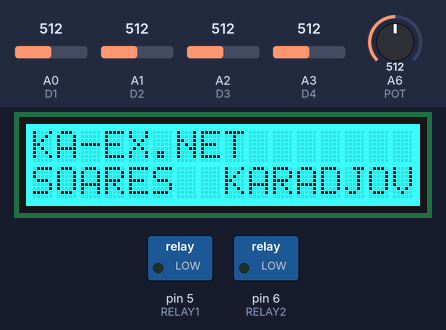
Simulated run of this sketch. Board: Arduino Nano, built with avr-gcc and run on an emulated ATmega328P. On the bench: 16×2 character LCD, switched loads named in the sketch (green lamp = pin HIGH). The test bench sets the inputs (shaded band); at power-on: A0 (D1) = 512, A1 (D2) = 512, A2 (D3) = 512, A3 (D4) = 512, A6 (POT) = 512. What the sketch prints to the serial monitor is not drawn.

Above: at 0.1 s.
At 1.2 s:
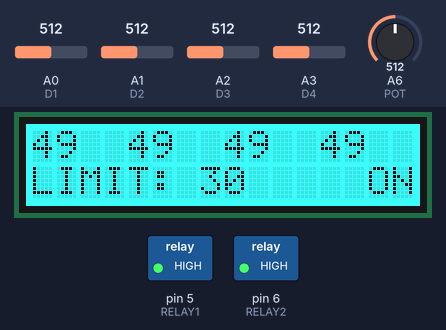
At 16.2 s:
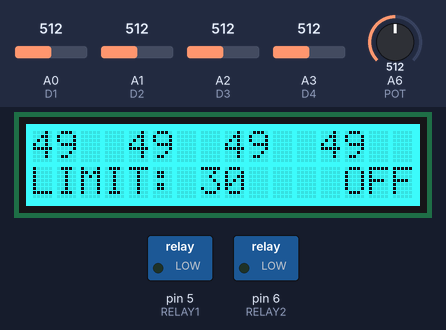
Timing chart, 0 to 126.8 s (numbered marks = the images above):
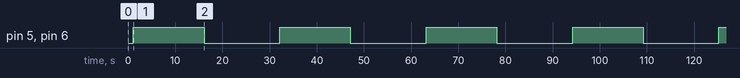

Measured:
- by itself, pin 5 (RELAY1), pin 6 (RELAY2): alternates HIGH for 15.0 s and LOW for 16.0 s
- what the display in image 1 shows lasts 15.0 s, from 1.1 s to 16.1 s

The sketch:

Smoking_system.ino
```cpp
#include <Wire.h>
#include <rgb_lcd.h>

#define RELAY1 5
#define RELAY2 6

#define D1 A0
#define D2 A1
#define D3 A2
#define D4 A3

#define POT A6

int offset = 0;
int pot_val = 0;
int pot_end = 0;

boolean s = false;

//LCD
rgb_lcd lcd;
const int colorR = 0;
const int colorG = 255;
const int colorB = 255;

void setup() {
  //SERIAL
  Serial.begin(9600);
  //DISPLAY
  Wire.begin();// Activate I2C
  //display
  lcd.begin(16,2);
  lcd.setRGB(colorR,colorG,colorB);
  lcd.setCursor(0,0);
  lcd.print("KA-EX.NET");
  lcd.setCursor(0,1);
  lcd.print("SOARES  KARADJOV");
  delay(1000);
  lcd.clear();
  //RELAYS
  pinMode(RELAY1,OUTPUT);
  pinMode(RELAY2,OUTPUT);
}

void loop() {

  int val1 = analogRead(D1);
  int val2 = analogRead(D2);
  int val3 = analogRead(D3);
  int val4 = analogRead(D4);

  pot_val = analogRead(POT);

  Serial.print("POT:");
  Serial.println(pot_val);

  pot_end = map(pot_val,0,1023,1,60);

  int val11 = map(val1,0,1023,0,99);
  int val22 = map(val2,0,1023,0,99);
  int val33 = map(val3,0,1023,0,99);
  int val44 = map(val4,0,1023,0,99);

  int limit = offset + pot_end;

  Serial.print("D1:");
  Serial.print(val1);
  Serial.print(" - ");
  Serial.println(val11);

  lcd.setCursor(0,0);
  if (val11 < 10) {
    lcd.print(" ");
  }
  lcd.print(val11);

  Serial.print("D2:");
  Serial.print(val2);
  Serial.print(" - ");
  Serial.println(val22);

  lcd.setCursor(4,0);
  if (val22 < 10) {
    lcd.print(" ");
  }
  lcd.print(val22);

  Serial.print("D3:");
  Serial.print(val3);
  Serial.print(" - ");
  Serial.println(val33);

  lcd.setCursor(8,0);
  if (val33 < 10) {
    lcd.print(" ");
  }
  lcd.print(val33);

  Serial.print("D4:");
  Serial.print(val4);
  Serial.print(" - ");
  Serial.println(val44);

  lcd.setCursor(12,0);
  if (val44 < 10) {
    lcd.print(" ");
  }
  lcd.print(val44);

  Serial.print("LIMIT:");
  Serial.println(limit);

  lcd.setCursor(0,1);
  lcd.print("LIMIT: ");
  if (limit < 10) {
    lcd.print(" ");
  }
  lcd.print(limit);

  if (val11 > limit || val22 > limit || val33 > limit || val44 > limit) {
    if ((val1 < 1022) && (val2 < 1022) && (val3 < 1022) && (val4 < 1022) && (val1 > 1) && (val2 > 1) && (val3 > 1) && (val4 > 1)) {
      digitalWrite(RELAY1,1);
      digitalWrite(RELAY2,1);
      s = true;
      lcd.setCursor(13,1);
      lcd.print(" ON");
      delay(15000);
      //turn off after
      digitalWrite(RELAY1,0);
      digitalWrite(RELAY2,0);
      s = false;
      lcd.setCursor(13,1);
      lcd.print("OFF");
      delay(15000);
      //offset = 38;
    } else {
      digitalWrite(RELAY1,0);
      digitalWrite(RELAY2,0);
      s = false;
      lcd.setCursor(13,1);
      lcd.print("OFF");
    }
  }
  lcd.setCursor(13,1);
  if (s == true) {
    lcd.print(" ON");
  } else {
    lcd.print("OFF");
  }
  Serial.println(s);
  delay(1000);
}
```
